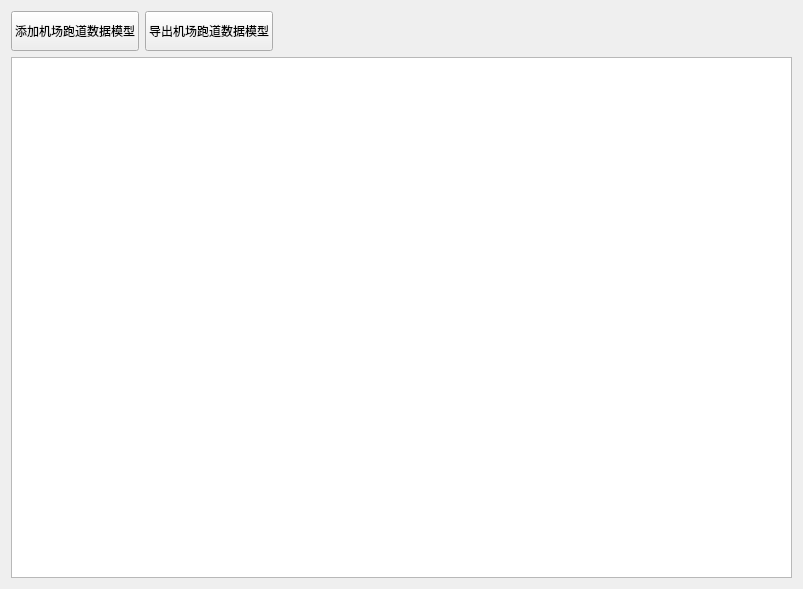
<?xml version="1.0" encoding="UTF-8"?>
<ui version="4.0">
 <class>Frm_RunwayModelManagement</class>
 <widget class="QWidget" name="Frm_RunwayModelManagement">
  <property name="geometry">
   <rect>
    <x>0</x>
    <y>0</y>
    <width>801</width>
    <height>589</height>
   </rect>
  </property>
  <property name="sizePolicy">
   <sizepolicy hsizetype="Fixed" vsizetype="Fixed">
    <horstretch>0</horstretch>
    <verstretch>0</verstretch>
   </sizepolicy>
  </property>
  <property name="windowTitle">
   <string>机场跑道数据模型管理</string>
  </property>
  <layout class="QGridLayout" name="gridLayout">
   <item row="0" column="0">
    <layout class="QVBoxLayout" name="verticalLayout" stretch="0,1">
     <item>
      <layout class="QHBoxLayout" name="horizontalLayout" stretch="0,0,1">
       <item>
        <widget class="QPushButton" name="btn_add">
         <property name="sizePolicy">
          <sizepolicy hsizetype="Fixed" vsizetype="Fixed">
           <horstretch>0</horstretch>
           <verstretch>0</verstretch>
          </sizepolicy>
         </property>
         <property name="minimumSize">
          <size>
           <width>80</width>
           <height>40</height>
          </size>
         </property>
         <property name="text">
          <string>添加机场跑道数据模型</string>
         </property>
        </widget>
       </item>
       <item>
        <widget class="QPushButton" name="btn_export">
         <property name="sizePolicy">
          <sizepolicy hsizetype="Fixed" vsizetype="Fixed">
           <horstretch>0</horstretch>
           <verstretch>0</verstretch>
          </sizepolicy>
         </property>
         <property name="minimumSize">
          <size>
           <width>80</width>
           <height>40</height>
          </size>
         </property>
         <property name="text">
          <string>导出机场跑道数据模型</string>
         </property>
        </widget>
       </item>
       <item>
        <spacer name="horizontalSpacer">
         <property name="orientation">
          <enum>Qt::Horizontal</enum>
         </property>
         <property name="sizeHint" stdset="0">
          <size>
           <width>40</width>
           <height>20</height>
          </size>
         </property>
        </spacer>
       </item>
      </layout>
     </item>
     <item>
      <widget class="QTableView" name="tb_dan">
       <property name="minimumSize">
        <size>
         <width>781</width>
         <height>521</height>
        </size>
       </property>
      </widget>
     </item>
    </layout>
   </item>
  </layout>
 </widget>
 <resources/>
 <connections/>
</ui>
